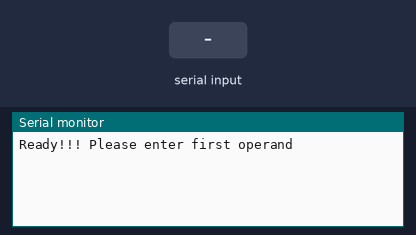
Bench run of a sketch on a simulated ESP32. Parts: the last lines printed to the serial monitor. Inputs (shaded band) come from the test bench.

Above: at 1.2 s.
1.3 s: "90,45,200\n" received over Serial
At 2.5 s:
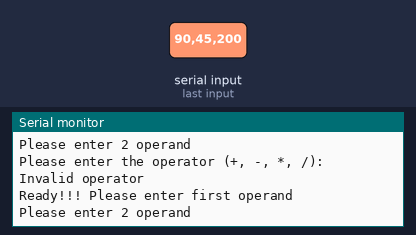
At 3.5 s:
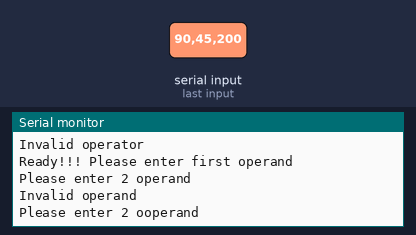

Measured:
- after the input at 1.3 s, the serial monitor: prints a new line after 0.10 s (image 1)

The sketch:

Lab2.ino
```cpp
#define BAUD_RATE 115200
void setup() {
  Serial.begin(BAUD_RATE);
}

// Available States
// 0: Start
// 1: Opr1
// 2: Opr2
// 3: End

int state = 0;
bool flag = false;
float f1, f2;
char ch;

void loop() {
  lab202();
}

void lab202() {
  switch (state) {
    case 0:
      if(!flag){
      Serial.println();
      Serial.println("Ready!!! Please enter first operand");
      flag = true;
    }
      if(Serial.available() > 0 ){
        f1 = Serial.parseFloat();
        if(f1 !=0){
          state++;
          flag = false;
        }
      }
      delay(50);
      break;
    case 1:
      if(!flag){
      Serial.println("Please enter 2 operand");
      flag = true;
    }
      if(Serial.available() > 0 ){
        f2 = Serial.parseFloat();
        if(f2 !=0){
          state++;
          flag = false;
        } else {
          Serial.println("Invalid operand");
          Serial.println("Please enter 2 ooperand");
          //flag = true;
        }
      }
      delay(50);
      break;

    case 2:
      if (!flag) {
        Serial.println("Please enter the operator (+, -, *, /):");
        flag = true;
      }
      if (Serial.available() > 0) {
        ch = Serial.read();
        if(ch >= '0' && ch <= '9'){
          Serial.println("Invalid operator");
          state = 2;
        } else {
          state++;
          flag = false;
        }
      } else {
        state = 2;
      }
      break;

    case 3:
      switch (ch) {
        case '+':
          Serial.printf("The result of %f + %f = %f\n", f1, f2, f1 + f2);
          break;
        case '-':
          Serial.printf("The result of %f - %f = %f\n", f1, f2, f1 - f2);
          break;
        case '*':
          Serial.printf("The result of %f * %f = %f\n", f1, f2, f1 * f2);
          break;
        case '/':
          if (f2 != 0) {
            Serial.printf("The result of %f / %f = %f\n", f1, f2, f1 / f2);
          } else {
            Serial.println("Error");
          }
          break;
        default:
          Serial.println("Invalid operator");
      }
      state = 0;
      break;

    default:
      state = 0;
      break;
  }
  delay(50);
}


void lab201() {
  int x = 1;
  if(Serial.available() > 0) {
      float a = Serial.parseFloat();
      Serial.printf("The input data is %f\n", a);
  }
}
```
